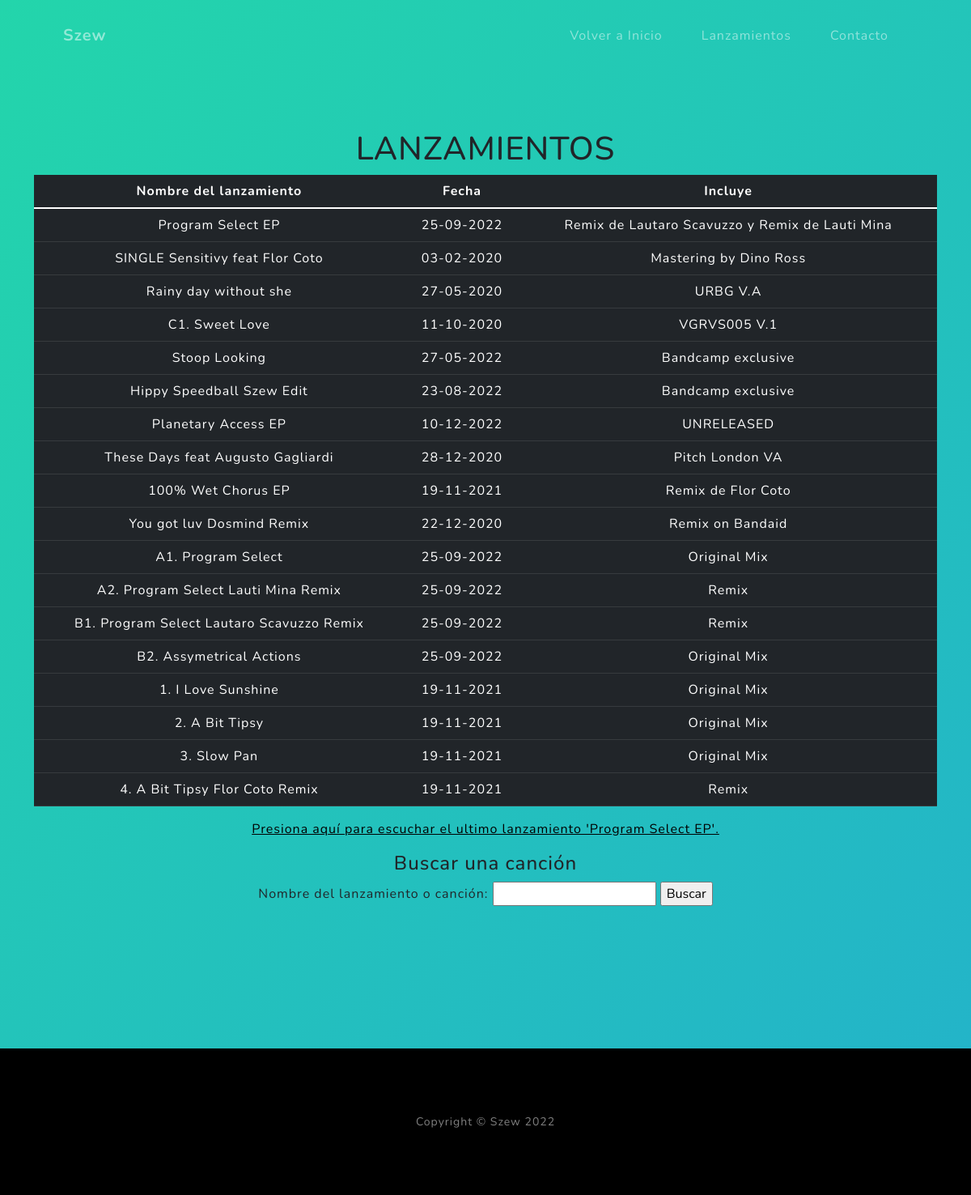
The app's page /app/biblioteca with its own data.
### App/models.py (models this page shows)
class Lanzamientos(models.Model):
    nombre_del_lanzamiento=models.CharField(max_length=40)
    fecha_de_lanzamiento=models.DateField()
    incluye=models.CharField(max_length=40)

### App/views.py (the view)
# urls.py: path("biblioteca", views.buscar_tracks, name="web-biblioteca"),
def buscar_tracks(request):
    biblioteca=Lanzamientos.objects.all()
    datos_de_tracks={"biblioteca": biblioteca}
    plantilla = loader.get_template("App/biblioteca.html")
    documento =  plantilla.render(datos_de_tracks)
    return HttpResponse(documento)

### App/templates/App/biblioteca.html (shortened to what this page needs)
<!DOCTYPE html>
<html lang="en">
    <head>
        {% load static %}
        <link href="{% static 'App/css/styles.css' %}" rel="stylesheet" />
    </head>
    <body id="page-top">
        <nav class="navbar navbar-expand-lg navbar-light fixed-top" id="mainNav">
            <div class="container px-4 px-lg-5">
                <a class="navbar-brand" href="http://127.0.0.1:8000/app/inicio">Szew</a>
                <div class="collapse navbar-collapse" id="navbarResponsive">
                    <ul class="navbar-nav ms-auto">
                        <li class="nav-item"><a class="nav-link" href="http://127.0.0.1:8000/app/inicio">Volver a Inicio</a></li>
                        <li class="nav-item"><a class="nav-link" href="http://127.0.0.1:8000/app/inicio#projects">Lanzamientos</a></li>
                        <li class="nav-item"><a class="nav-link" href="http://127.0.0.1:8000/app/inicio#signup">Contacto</a></li>
                    </ul>
                </div>
            </div>
        </nav>
        <section class="projects-section text-center" id="projects">
            <div class="container align-items-center">
                <div class="row align-items-center">
                    <div class="align-items-center">
                <div class="row align-items-center">
                    <div class="align-items-center">
                        <div class="align-items-center">
                            <h1>LANZAMIENTOS</h1>
                            <table class="table table-dark">
                                <thead>
                                <tr>
                                    <th scope="col">Nombre del lanzamiento</th>
                                    <th scope="col">Fecha</th>
                                    <th scope="col">Incluye</th>
                                </tr>
                                    </thead>
                                        <tbody>
                                            {% for info in biblioteca %}
                                             <tr>
                                                <td>{{info.nombre_del_lanzamiento}}</td>
                                                <td>{{info.fecha_de_lanzamiento|date:"d-m-Y"}}</td>
                                                <td>{{info.incluye}}</td>
                                            </tr>
                                            {% endfor %}
                                        </tbody>
                            </table>
                                <a style="color:black" href="https://urbangardenrecordings.bandcamp.com/album/program-select-ep">Presiona aquí para escuchar el ultimo lanzamiento 'Program Select EP'.</a>
                                <form action="{% url 'web-biblioteca-resultado' %}" method="GET">
                                    <p>
                                        <h4>Buscar una canción</h4>
                                        Nombre del lanzamiento o canción: <input type="text" name="nombre_del_lanzamiento">
                                        <input type="submit" value="Buscar">
                                    </p>
                                </form>
                        </div>
                    </div>
                </div>
        </section>
    <footer class="footer bg-black small text-center text-white-50"><div class="container px-4 px-lg-5">Copyright &copy; Szew 2022</div></footer>
    </body>

### records on screen
Lanzamientos: nombre_del_lanzamiento "Program Select EP", fecha_de_lanzamiento "25-09-2022", incluye "Remix de Lautaro Scavuzzo y Remix de Lauti Mina"
Lanzamientos: nombre_del_lanzamiento "SINGLE Sensitivy feat Flor Coto", fecha_de_lanzamiento "03-02-2020", incluye "Mastering by Dino Ross"
Lanzamientos: nombre_del_lanzamiento "Rainy day without she", fecha_de_lanzamiento "27-05-2020", incluye "URBG V.A"
Lanzamientos: nombre_del_lanzamiento "C1. Sweet Love", fecha_de_lanzamiento "11-10-2020", incluye "VGRVS005 V.1"
Lanzamientos: nombre_del_lanzamiento "Stoop Looking", fecha_de_lanzamiento "27-05-2022", incluye "Bandcamp exclusive"
Lanzamientos: nombre_del_lanzamiento "Hippy Speedball Szew Edit", fecha_de_lanzamiento "23-08-2022", incluye "Bandcamp exclusive"
Lanzamientos: nombre_del_lanzamiento "Planetary Access EP", fecha_de_lanzamiento "10-12-2022", incluye "UNRELEASED"
Lanzamientos: nombre_del_lanzamiento "These Days feat Augusto Gagliardi", fecha_de_lanzamiento "28-12-2020", incluye "Pitch London VA"
Lanzamientos: nombre_del_lanzamiento "100% Wet Chorus EP", fecha_de_lanzamiento "19-11-2021", incluye "Remix de Flor Coto"
Lanzamientos: nombre_del_lanzamiento "You got luv Dosmind Remix", fecha_de_lanzamiento "22-12-2020", incluye "Remix on Bandaid"
Lanzamientos: nombre_del_lanzamiento "A1. Program Select", fecha_de_lanzamiento "25-09-2022", incluye "Original Mix"
Lanzamientos: nombre_del_lanzamiento "A2. Program Select Lauti Mina Remix", fecha_de_lanzamiento "25-09-2022", incluye "Remix"
Lanzamientos: nombre_del_lanzamiento "B1. Program Select Lautaro Scavuzzo Remix", fecha_de_lanzamiento "25-09-2022", incluye "Remix"
Lanzamientos: nombre_del_lanzamiento "B2. Assymetrical Actions", fecha_de_lanzamiento "25-09-2022", incluye "Original Mix"
Lanzamientos: nombre_del_lanzamiento "1. I Love Sunshine", fecha_de_lanzamiento "19-11-2021", incluye "Original Mix"
Lanzamientos: nombre_del_lanzamiento "2. A Bit Tipsy", fecha_de_lanzamiento "19-11-2021", incluye "Original Mix"
Lanzamientos: nombre_del_lanzamiento "3. Slow Pan", fecha_de_lanzamiento "19-11-2021", incluye "Original Mix"
Lanzamientos: nombre_del_lanzamiento "4. A Bit Tipsy Flor Coto Remix", fecha_de_lanzamiento "19-11-2021", incluye "Remix"
